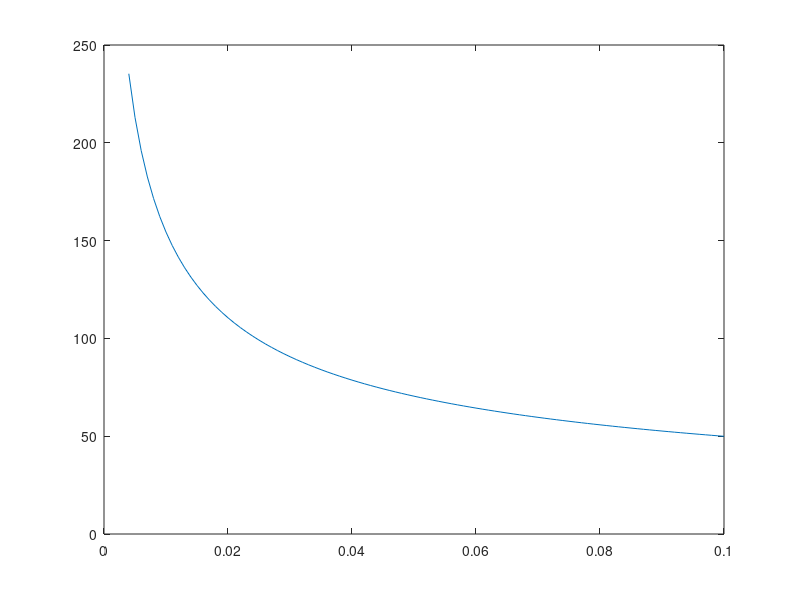

Here is the MATLAB script that generated this plot: (Note: this script raises an error after producing the figure.)
% ***********************************************************************
%           FEM MODEL OF A PLATE USING RECTANGULAR ELEMENTS 
% ***********************************************************************

clc;clear;close all;

%% MASIC AND GEOMETRIC DATA

plate.E = 3E9; plate.nu = 0.3;
plate.a = 0.17; plate.b = 0.17;                             % Plate's dimensions
plate.t = 0.004;                                            % Plate's thickness
plate.m = 0.135;                                            % Plate's mass
plate.rho = plate.m/plate.a/plate.b/plate.t;                % Plate's density
plate.rhos = plate.rho*plate.t;                             % Plate's surface density
plate.I = plate.t^3/12;                                     % Plate's inertia
plate.G = plate.E/2/(1 + plate.nu);
plate.D = plate.E*plate.t^3/12/(1 - plate.nu^2);
plate.tmd = 0.004;                                          % Thickness of the TMD
plate.Leissa = plate.a^2*sqrt(plate.rhos/plate.D);          % Parameter defined in Leissa

%% NUMERIC INTEGRATION DATA (Gauss-Legendre)

% n = 1 quadrature
chi_ip.f = 0;   % Integration point coordinate
w_ip.f = 2;     % Integration weight
% n = 2 quadrature
chi_ip.s = [-1 1]*1/sqrt(3);    
w_ip.s = [1 1];    
% Integration order
iob = 2;     % Bending matrix  
ios = 1;     % Shear matrix
iof = 1;     % Force vector

%% TMD DIMENSIONS AND DESIGN

tmd.L = 0.01;                               % Element length
tmd.Leff = 3*tmd.L + 2*tmd.L/2;              % Effective length
tmd.ml = plate.rho*0.001*(3*tmd.L)^2;     % Mass of the tongue
tmd.I = tmd.L*0.001^3/12;
tmd.t = 0.004:0.001:0.1;                

w0 = zeros(length(tmd.t),1);
for i = 1:length(tmd.t)
     w0(i,:) = sqrt(3*plate.E*tmd.I/tmd.Leff^3/(33*tmd.ml/140 + plate.rho*(2*tmd.L)^2*tmd.t(i)));
end

figure()
plot(tmd.t,w0)

%% INPUT DATA AND MESH

ne_x = 17;                                              % Number of elements in X
ne_y = round(ne_x/plate.a*plate.b);                    % Number of elements in Y (keep the elements as square as possible)
dofn = 3;                                               % DOF per node

empty_elements = zeros(19,19); a = length(empty_elements)^2;
for i = 1:6                  % Elements that are not in the model
    if i == 6
        empty = (i*ne_x+2):(i+1)*ne_x-1;
    else
        empty = (i*ne_x+2):2:((i+1)*ne_x-1);
    end
    empty_elements(i,1:length(empty)) = empty;
    
    j = i + 9;               % For more than one row of TMD      
    if j == ne_x-2
        empty = (j*ne_x+2):(j+1)*ne_x-1;
    else
        empty = (j*ne_x+2):2:((j+1)*ne_x-1);
    end
empty_elements(j,1:length(empty)) = empty;
end
    
empty_elements = reshape(empty_elements, [a,1]);
empty_elements = nonzeros(empty_elements);
empty_elements = 0;                                % Decomment to simulate uniform plate
tmd_elements = 0;                                  % Elements that act as Tunned Mass Dumper

structure = CreateMesh(plate.a, plate.b,ne_x,ne_y);                         % Mesh definition
PlotMesh(structure.mesh.nodes.coords,structure.mesh.elements.nodes)         % Mesh plot

nne = 4;                                                % Number of nodes per element
ne = length(structure.mesh.elements.id);                % Number of elements
nn = length(structure.mesh.nodes.id);                   % Number of nodes
nn_sx = ne_x + 1;                                       % Number of nodes per side in x
nn_sy = ne_y +1;                                        % Number of nodes per side in y 
DOF = dofn*nn;                                          % DOF of the plate
vdof = (1:DOF)';                                        % Vector containing all the DOF of the plate

% Load applied
P = -1;                                          
xp = 0.5; yp = 0.5;                                     % Position of the applied load (% of the length)

f = 2000;                                               % Maximum frequency
vf = (1:f);                                             % Vector of frequencies

% Location of the load
ixf = round(xp*plate.a/(plate.a/ne_x)) + 1;
iyf = round(yp*plate.b/(plate.b/ne_y)) + 1;
node_p = (ne_x + 1)*(iyf - 1) + ixf;

% Boundary conditions for the plate: ff (free-free), cc (clamped) or ss (simply supported)
solve = 'ff';

%% CONNECTIVITY

coord_nx = 0:plate.a/(nn_sx-1):plate.a;         % X coordinates
coord_ny = 0:plate.b/(nn_sy-1):plate.b;         % Y coordinates
[X,Y] = meshgrid(coord_nx,coord_ny);            % Mesh of the plate

coord_n = zeros(nn_sy,2*nn_sx);
coord_n(:,1:2:end) = X;
coord_n(:,2:2:end) = Y;

coord_n = reshape(coord_n,[nn_sy,2,nn_sx]);       % X coordinates are in the first column and Y coordinates in the second

% Vector with the relative position of every element of the beam
row_col = zeros(ne,2);
for e  = 1:ne
    row_col(e,1) = floor((e-1)/ne_x) + 1;
    row_col(e,2) = mod((e-1),ne_x) + 1;
end

% Connectivity matrix
connectivity = zeros(2,2,ne);
for e = 1:ne
    node(1) = (ne_x + 1)*(row_col(e,1) - 1) + row_col(e,2);
    node(2) = (ne_x + 1)*(row_col(e,1) - 1) + row_col(e,2) + 1;
    node(3) = (ne_x + 1)*row_col(e,1) + row_col(e,2);
    node(4) = (ne_x + 1)*row_col(e,1) + row_col(e,2) + 1;

    connectivity(:,:,e) = [node(1) node(2); node(3) node(4)];
end

%% STIFFNESS, INERTIA AND FORCE MATRICES

% Initialization of required matrices
K = zeros(DOF); M = zeros(DOF);F = zeros(DOF,1);
D_b = plate.I*plate.E/(1 - plate.nu^2)*[1 plate.nu 0; plate.nu 1 0; 0 0 (1 - plate.nu)/2];  % The inertia is included to take into account the thikness of the plate
D_s = plate.G*plate.t*5/6*[1 0; 0 1];
index = zeros(2);

for e = 1:ne
   index = connectivity(:,:,e);

   x2 = coord_n(floor((e-1)/ne_x) + 2,1,mod((e-1),ne_x) + 2); x1 = coord_n(floor((e-1)/ne_x) + 2,1,mod((e-1),ne_x) + 1);
   y2 = coord_n(floor((e-1)/ne_x) + 2,2,mod((e-1),ne_x) + 2); y1 = coord_n(floor((e-1)/ne_x) + 1,2,mod((e-1),ne_x) + 2);
   
   xe = x2 - x1; ye = y2 - y1;                                                  % Lengths of the element on both directions
   detJe = xe*ye/4;                                                             % Transformation's Jacobian
   dofe = [index(1,1)*dofn - 2 index(1,1)*dofn - 1 index(1,1)*dofn...           % DOF of the element
           index(1,2)*dofn - 2 index(1,2)*dofn - 1 index(1,2)*dofn...
           index(2,2)*dofn - 2 index(2,2)*dofn - 1 index(2,2)*dofn...
           index(2,1)*dofn - 2 index(2,1)*dofn - 1 index(2,1)*dofn];

    if ismember(e,empty_elements)
        Kbe = zeros(dofn*nne);
        Kse = zeros(dofn*nne);
        Me = zeros(dofn*nne);
    else

        if ismember(e,tmd_elements)                                     % Recalculate Di for the elements with extra mass
            plate.t = plate.tmd;
            plate.I = plate.t^3/12;
            D_b = plate.I*plate.E/(1 - plate.nu^2)*[1 plate.nu 0; plate.nu 1 0; 0 0 (1 - plate.nu)/2];
            D_s = plate.G*plate.t*5/6*[1 0; 0 1];
        else
            plate.t = plate.t;
        end

        % Bending matrix
        Kbe = zeros(dofn*nne);                                          % Initialization of element bending matrix
    
        for i = 1:iob
            xi = chi_ip.s(i);
            for j = 1:iob
                eta = chi_ip.s(j);                                      % Value of interpolation points
                weigth = w_ip.s(i);                                     % Weight of interpolation
                [~,dNdxi,dNdeta] = ShapeFunctions(xi,eta);              % Shape functions and derivatives 
                % Bending kinematic matrix
                B_b = [0 0 -dNdxi(1)*2/xe 0 0 -dNdxi(2)*2/xe 0 0 -dNdxi(3)*2/xe 0 0 -dNdxi(4)*2/xe;
                       0 dNdeta(1)*2/ye 0 0 dNdeta(2)*2/ye 0 0 dNdeta(3)*2/ye 0 0 dNdeta(4)*2/ye 0; 
                       0 dNdxi(1)*2/ye -dNdeta(1)*2/xe 0 dNdxi(2)*2/ye -dNdeta(2)*2/xe 0 dNdxi(3)*2/ye -dNdeta(3)*2/xe 0 dNdxi(4)*2/ye -dNdeta(4)*2/xe]; 
                % Bending matrix of the element
                Kbe = Kbe + B_b'*D_b*B_b*detJe*weigth*weigth;                        % The weights are in both xi and eta
            end
        end
    
        % Shear matrix
        Kse = zeros(dofn*nne);                              % Initialization of element shear matrix
    
        % Selective integration allows to integrate the shear component with order 1 instead of 2
        xi = chi_ip.f; eta = chi_ip.f;weigth = w_ip.f;
        [N,dNdxi,dNdeta] = ShapeFunctions(xi,eta);              % Shape functions and derivatives
        % Shear kinematic matrix
        B_s =[dNdxi(1)*2/xe 0 N(1) dNdxi(2)*2/xe 0 N(2) dNdxi(3)*2/xe 0 N(3) dNdxi(4)*2/xe 0 N(4);
              dNdeta(1)*2/ye -N(1) 0 dNdeta(2)*2/ye -N(2) 0 dNdeta(3)*2/ye -N(3) 0 dNdeta(4)*2/ye -N(4) 0];
    
        % Shear matrix of the element
        Kse = Kse + B_s'*D_s*B_s*detJe*weigth*weigth;

        % Inertia matrix (lumped mass)
        me = plate.rho*plate.t*xe*ye;                           % Mass of the element
        Me = zeros(dofn*nne);
        Me(1,1) = me/4; Me (4,4) = me/4; Me(7,7) = me/4; Me(10,10) = me/4;
    end

        % Stiffness matrix of the element
        Ke = Kbe + Kse;                                     
        % Global stiffness matrix
        K(dofe,dofe) = K(dofe,dofe) + Ke;
        % Global inertia matrix
        M(dofe,dofe) = M(dofe,dofe) + Me;
end

% Load vector
F(3*node_p - 2,1) = P;

%% STATIC PROBLEM ([K]*u = [F])

u = zeros(dofn*nn,1);

% Boundary conditions for simply suported beam
k1 = find(structure.mesh.nodes.coords == 0); k2 = find(structure.mesh.nodes.coords == plate.a);

bc_X = k1(1:nn_sy);                             % Nodes along X = 0
bc_Y = k1(nn_sy+1:end) - nn;                    % Nodes along Y = 0
bc_xL = k2(1:nn_sy);                            % Nodes along X = L
bc_yL = k2(nn_sy+1:end) - nn/nn_sy*nn_sx;       % Nodes along Y = L

switch solve
    case 'ff'
        % Boundary conditions
        rdof = 0;
        fdof = (1:DOF)';
        
    case 'ss'
        % Boundary conditions
        rdof = unique([bc_X.*dofn-2; bc_Y.*dofn-2; bc_xL.*dofn-2; bc_yL.*dofn-2],"rows");   % Restricted DOF
        fdof = vdof;                             % Free DOF
    
        for i = 1:length(rdof)
            ip = rdof(i);
            fdof(ip) = vdof(ip) - rdof(i);
        end
        fdof = find(fdof > 0);

    case 'cc'
        % Boundary conditios
        rdof = unique([bc_X.*dofn-2; bc_X.*dofn-1; bc_X.*dofn; ...
                      bc_Y.*dofn-2; bc_Y.*dofn-1; bc_Y.*dofn; ...
                      bc_xL.*dofn-2; bc_xL.*dofn-1; bc_xL.*dofn; ...
                      bc_yL.*dofn-2; bc_yL.*dofn-1; bc_yL.*dofn],"rows");
        fdof = vdof;                           
    
        for i = 1:length(rdof)
            ip = rdof(i);
            fdof(ip) = vdof(ip) - rdof(i);
        end
        fdof = find(fdof > 0);

end           

 % Solve the system
 K_FF = K(fdof,fdof);         % Stiffness matrix in free DOF
 %K_FR = K(fdof,rdof);
 M_FF = M(fdof,fdof);         % Mass matrix in free DOF
 F_F = F(fdof,1);                % Force vector in free DOF
     
 u_F = K_FF\F_F;                    % Displacements in free DOF
 u(fdof,1) = u_F;
        
 %F_R = K_FR'*u_F;                   % Reactions in supports 

w = u(1:3:DOF);
thetax = u(2:3:DOF);
thetay = u(3:3:DOF);

%% PLOTS OF STATIC PROBLEM

% Plots the displacement and angles of the plate in 2D
figure('Color','white','units','normalized','outerposition',[0.3 0.3 0.5 0.6])
t = tiledlayout(1,3);
t.TileSpacing = 'compact';
t.Padding = 'compact';
labels= {'Vertical Displacement (mm)','\theta_x (º)','\theta_y (º)'};
% Initialization of the required matrices
out = [w,rad2deg(thetax),rad2deg(thetay)];
nd = zeros();
for c=1:3
    nexttile(c)
    X = zeros(size(structure.mesh.elements.nodes,2),length(structure.mesh.elements.nodes)) ;
    Y = zeros(size(structure.mesh.elements.nodes,2),length(structure.mesh.elements.nodes)) ;
    profile = zeros(size(structure.mesh.elements.nodes,2),length(structure.mesh.elements.nodes)) ;
    for iel=1:length(structure.mesh.elements.nodes)   
        for i=1:size(structure.mesh.elements.nodes,2)
        nd(i)=structure.mesh.elements.nodes(iel,i);       
        X(i,iel)=structure.mesh.nodes.coords(nd(i),1);    
        Y(i,iel)=structure.mesh.nodes.coords(nd(i),2);    
        end   
        profile(:,iel) = out(nd',c) ;         
    end
    fill(X,Y,profile)
    colorbar
    axis equal
    xlabel('x (m)')
    ylabel('y (m)')
    title(labels{c})
end

% Plots the 3D plate deformed
figure('Color','white','units','normalized','outerposition',[0.3 0.3 0.5 0.6])
X = zeros(size(structure.mesh.elements.nodes,2),length(structure.mesh.elements.nodes)) ;
Y = zeros(size(structure.mesh.elements.nodes,2),length(structure.mesh.elements.nodes)) ;
Z = zeros(size(structure.mesh.elements.nodes,2),length(structure.mesh.elements.nodes)) ;
profile = zeros(size(structure.mesh.elements.nodes,2),length(structure.mesh.elements.nodes)) ;
for iel=1:length(structure.mesh.elements.nodes)   
    for i=1:size(structure.mesh.elements.nodes,2)
    nd(i)=structure.mesh.elements.nodes(iel,i);       
    X(i,iel)=structure.mesh.nodes.coords(nd(i),1);    
    Y(i,iel)=structure.mesh.nodes.coords(nd(i),2);    
    end
    Z(:,iel)=w(nd);                 
end
fill3(X,Y,Z*1000,Z*1000)
colorbar
xlabel('x (m)')
ylabel('y (m)')
zlabel('z (mm)')
title('Vertical displacement on the deformed mesh (mm)')

figure()
plot3(structure.mesh.nodes.coords(:,1),structure.mesh.nodes.coords(:,2),w,'.')

%% DYNAMIC SYSTEM (q0[[K] - Ω^2[M]] = p0)

q0 = zeros(DOF,f); q0_F = zeros(length(fdof),f);

for i = 1:f
    D_FF(:,:) = (K_FF - (2*pi*i)^2*M_FF);
    q0_F(:,i) = D_FF(:,:)\F_F;
    q0(fdof,i) = q0_F(:,i);
end

Q0 = squeeze(q0(511,:));

[v,d] = eig(K_FF,M_FF);
[W,order] = sort(sum(sqrt(d)./2./pi));
W = diag(W); W = [W(5,5) W(6,6) W(7,7) W(8,8)];
V = v(:,order);

%% VALIDATION (LEISSA)

table_ss = [19.7329 49.348 49.348 78.9568];        % Leissa values for a ss plate
freq_ss = table_ss/plate.Leissa/2/pi;

table_ff = [13.489 19.789 24.432 35.024];          % Leissa values for a ff plate
freq_ff = table_ff/plate.Leissa/2/pi;

%% PLOTS OF DYNAMIC SYSTEM

% Amplitude vs Frequency
figure()
semilogy(vf,abs(Q0))
title("Amplitude Bode Diagram")

% Angular offset vs Frequency
figure()
plot(vf,unwrap(angle(Q0)))
